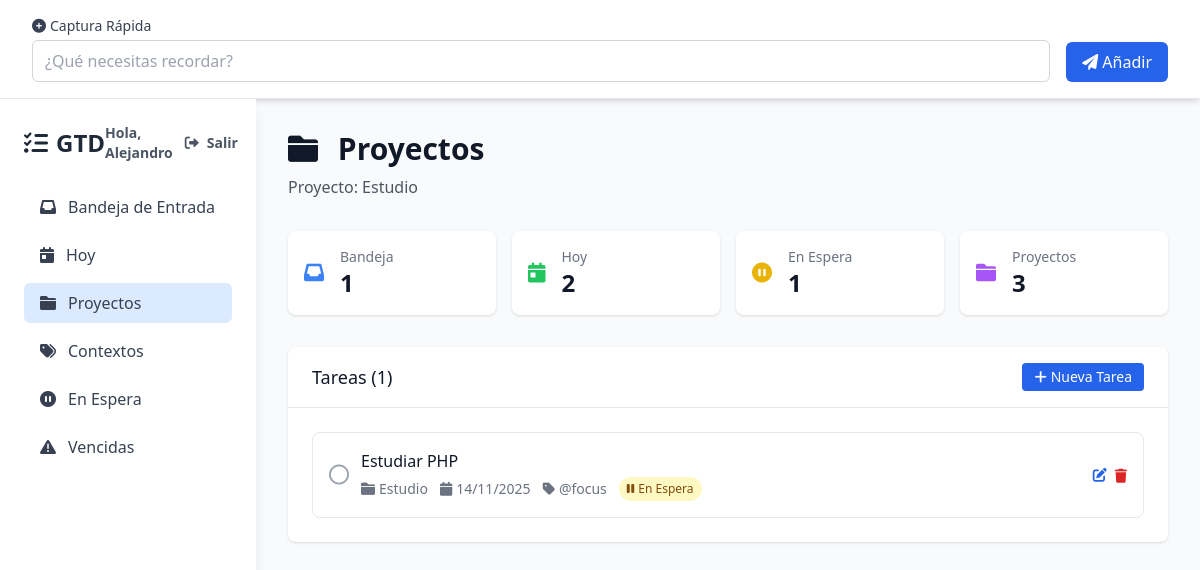
/index.php?vista=proyectos&proyecto_id=3 (signed in), run on the app's committed database.
### tables this page shows
CREATE TABLE IF NOT EXISTS proyectos (
    id INT AUTO_INCREMENT PRIMARY KEY,
    usuario_id INT,  
    nombre VARCHAR(255) NOT NULL,
    descripcion TEXT,
    fecha_creacion TIMESTAMP DEFAULT CURRENT_TIMESTAMP,
    fecha_actualizacion TIMESTAMP DEFAULT CURRENT_TIMESTAMP ON UPDATE CURRENT_TIMESTAMP,
    
     
    INDEX idx_proyectos_usuario (usuario_id),
    CONSTRAINT fk_proyectos_usuario
        FOREIGN KEY (usuario_id) REFERENCES usuarios(id)
        ON DELETE CASCADE  
);

CREATE TABLE IF NOT EXISTS tareas (
    id INT AUTO_INCREMENT PRIMARY KEY,
    usuario_id INT,  
    titulo VARCHAR(255) NOT NULL,
    id_proyecto INT,
    fecha_vencimiento DATE,
    contexto VARCHAR(100),
    descripcion TEXT,
    estado ENUM('pendiente', 'en_espera', 'completada') DEFAULT 'pendiente',
    fecha_creacion TIMESTAMP DEFAULT CURRENT_TIMESTAMP,
    fecha_actualizacion TIMESTAMP DEFAULT CURRENT_TIMESTAMP ON UPDATE CURRENT_TIMESTAMP,
    
     
    INDEX idx_tareas_usuario (usuario_id),
    CONSTRAINT fk_tareas_usuario
        FOREIGN KEY (usuario_id) REFERENCES usuarios(id)
        ON DELETE CASCADE,  
    
    CONSTRAINT fk_tareas_proyecto
        FOREIGN KEY (id_proyecto) REFERENCES proyectos(id)
        ON DELETE SET NULL  
);

### index.php (the view, shortened to what the rows shown need)
<?php
require_once 'db.php';
require_once 'auth.php';
require_once 'includes/header.php';
$vista = isset($_GET['vista']) ? $_GET['vista'] : 'bandeja';
function obtenerTituloVista($vista) {
    $titulos = [
        'bandeja' => 'Bandeja de Entrada',
        'hoy' => 'Tareas de Hoy',
        'vencidas' => 'Tareas Vencidas',
        'proyectos' => 'Proyectos',
        'contextos' => 'Contextos',
        'espera' => 'En Espera'
    ];
    return $titulos[$vista] ?? 'Bandeja de Entrada';
}
$tareas = [];
$proyectos = obtenerProyectos($pdo);
$contextos = obtenerContextos($pdo);
switch ($vista) {
    case 'proyectos':
        if (isset($_GET['proyecto_id'])) {
            $proyectoId = $_GET['proyecto_id'];
            $tareas = obtenerTareas($pdo, 't.id_proyecto = ?', [$proyectoId]);
            $proyectoActual = obtenerProyectoPorId($pdo, $proyectoId);
        }
        break;
}
?>
<div class="mb-8">
    <h2 class="text-3xl font-bold text-gray-900 mb-2">
        <i class="fas fa-<?php echo $vista == 'bandeja' ? 'inbox' :
                          ($vista == 'hoy' ? 'calendar-day' :
                           ($vista == 'proyectos' ? 'folder' :
                            ($vista == 'contextos' ? 'tags' :
                             ($vista == 'vencidas' ? 'triangle-exclamation' : 'pause-circle')))); ?> mr-3"></i>
        <?php echo obtenerTituloVista($vista); ?>
    </h2>
    <?php if ($vista == 'proyectos' && isset($proyectoActual)): ?>
        <p class="text-gray-600">Proyecto: <?php echo htmlspecialchars($proyectoActual['nombre']); ?></p>
    <?php elseif ($vista == 'contextos' && isset($contexto)): ?>
        <p class="text-gray-600">Contexto: <?php echo htmlspecialchars($contexto); ?></p>
    <?php endif; ?>
</div>
<?php
switch ($vista) {
    case 'proyectos':
        if (!isset($_GET['proyecto_id'])) {
            ?>
            <div class="bg-white rounded-lg shadow">
                <div class="px-6 py-4 border-b border-gray-200">
                    <h3 class="text-lg font-medium text-gray-900">Proyectos</h3>
                </div>
                <div class="p-6">
                    <div class="bg-gray-50 border border-gray-200 rounded-lg mb-6">
                        <div class="px-4 py-3 border-b flex items-center justify-between">
                            <h4 class="font-medium text-gray-900">Gestionar Proyectos</h4>
                            <button onclick="toggleCrearProyecto()" class="text-sm bg-blue-600 text-white px-3 py-1 rounded hover:bg-blue-700">
                                <i class="fas fa-plus mr-1"></i>Nuevo Proyecto
                            </button>
                        </div>
                        <div id="formCrearProyecto" class="hidden p-4">
                            <form action="procesar.php" method="POST" class="grid grid-cols-1 md:grid-cols-3 gap-4 items-end">
                                <input type="hidden" name="accion" value="crear_proyecto">
                                <div class="md:col-span-1">
                                    <label class="block text-sm font-medium text-gray-700 mb-1">Nombre</label>
                                    <input type="text" name="nombre" class="w-full px-3 py-2 border border-gray-300 rounded-md focus:outline-none focus:ring-2 focus:ring-blue-500" required>
                                </div>
                                <div class="md:col-span-2">
                                    <label class="block text-sm font-medium text-gray-700 mb-1">Descripción</label>
                                    <input type="text" name="descripcion" class="w-full px-3 py-2 border border-gray-300 rounded-md focus:outline-none focus:ring-2 focus:ring-blue-500">
                                </div>
                                <div class="md:col-span-3 flex justify-end">
                                    <button type="submit" class="bg-blue-600 text-white px-4 py-2 rounded-md hover:bg-blue-700">Crear Proyecto</button>
                                </div>
                            </form>
                        </div>
                        <div class="p-4">
                            <div class="overflow-x-auto">
                                <table class="min-w-full divide-y divide-gray-200">
                                    <thead class="bg-gray-100">
                                        <tr>
                                            <th class="px-4 py-2 text-left text-xs font-medium text-gray-500 uppercase tracking-wider">Nombre</th>
                                            <th class="px-4 py-2 text-left text-xs font-medium text-gray-500 uppercase tracking-wider">Descripción</th>
                                            <th class="px-4 py-2 text-left text-xs font-medium text-gray-500 uppercase tracking-wider">Tareas</th>
                                            <th class="px-4 py-2 text-right text-xs font-medium text-gray-500 uppercase tracking-wider">Acciones</th>
                                        </tr>
                                    </thead>
                                    <tbody class="bg-white divide-y divide-gray-200">
                                        <?php foreach ($proyectos as $proyecto):
                                            $tareasCount = count(obtenerTareas($pdo, 'id_proyecto = ?', [$proyecto['id']]));
                                        ?>
                                        <tr>
                                            <td class="px-4 py-2">
                                                <a class="font-medium text-gray-900 hover:text-blue-600" href="index.php?vista=proyectos&proyecto_id=<?php echo $proyecto['id']; ?>">
                                                    <?php echo htmlspecialchars($proyecto['nombre']); ?>
                                                </a>
                                            </td>
                                            <td class="px-4 py-2 text-gray-600"><?php echo htmlspecialchars($proyecto['descripcion']); ?></td>
                                            <td class="px-4 py-2 text-gray-600"><?php echo $tareasCount; ?></td>
                                            <td class="px-4 py-2 text-right">
                                                <button onclick="abrirModalEditarProyecto(<?php echo $proyecto['id']; ?>, '<?php echo addslashes($proyecto['nombre']); ?>', '<?php echo addslashes($proyecto['descripcion']); ?>')" class="text-blue-600 hover:text-blue-800 text-sm mr-2">
                                                    <i class="fas fa-edit"></i>
                                                </button>
                                                <form action="procesar.php" method="POST" class="inline" onsubmit="return confirm('¿Eliminar este proyecto? Las tareas pasarán a la Bandeja de Entrada.');">
                                                    <input type="hidden" name="accion" value="eliminar_proyecto">
                                                    <input type="hidden" name="id" value="<?php echo $proyecto['id']; ?>">
                                                    <button type="submit" class="text-red-600 hover:text-red-800 text-sm">
                                                        <i class="fas fa-trash"></i>
                                                    </button>
                                                </form>
                                            </td>
                                        </tr>
                                        <?php endforeach; ?>
                                    </tbody>
                                </table>
                            </div>
                        </div>
                    </div>
                    <div class="grid grid-cols-1 md:grid-cols-2 lg:grid-cols-3 gap-4">
                        <?php foreach ($proyectos as $proyecto):
                            $tareasCount = count(obtenerTareas($pdo, 'id_proyecto = ?', [$proyecto['id']]));
                        ?>
                            <div class="border border-gray-200 rounded-lg p-4 hover:shadow-md transition-shadow">
                                <h4 class="font-medium text-gray-900 mb-2">
                                    <a href="index.php?vista=proyectos&proyecto_id=<?php echo $proyecto['id']; ?>"
                                       class="hover:text-blue-600">
                                        <?php echo htmlspecialchars($proyecto['nombre']); ?>
                                    </a>
                                </h4>
                                <p class="text-sm text-gray-600 mb-3"><?php echo htmlspecialchars($proyecto['descripcion']); ?></p>
                                <div class="flex items-center text-sm text-gray-500">
                                    <i class="fas fa-tasks mr-1"></i>
                                    <?php echo $tareasCount; ?> tareas
                                </div>
                            </div>
                        <?php endforeach; ?>
                    </div>
                </div>
            </div>
            <?php
        } else {
            mostrarListaTareas($tareas, $proyectos, $contextos);
        }
        break;
            ?>
            <?php
}
function mostrarListaTareas($tareas, $proyectos, $contextos) {
    ?>
    <div class="bg-white rounded-lg shadow">
        <div class="p-6">
            <?php if (empty($tareas)): ?>
                <div class="text-center py-8">
                    <i class="fas fa-tasks text-gray-300 text-4xl mb-4"></i>
                    <p class="text-gray-500">No hay tareas para mostrar</p>
                </div>
            <?php else: ?>
                <div class="space-y-3">
                    <?php foreach ($tareas as $tarea): ?>
                        <div class="flex items-center justify-between p-4 border border-gray-200 rounded-lg hover:bg-gray-50 <?php echo $tarea['estado'] == 'completada' ? 'bg-green-50 border-green-200' : ''; ?>">
                            <div class="flex items-center flex-1">
                                <form action="procesar.php" method="POST" class="mr-3">
                                    <button type="submit" class="text-gray-400 hover:text-gray-600">
                                        <?php if ($tarea['estado'] == 'completada'): ?>
                                            <i class="fas fa-check-circle text-green-500 text-xl"></i>
                                        <?php else: ?>
                                            <i class="far fa-circle text-xl"></i>
                                        <?php endif; ?>
                                    </button>
                                </form>
                                <div class="flex-1">
                                    <h4 class="font-medium text-gray-900 <?php echo $tarea['estado'] == 'completada' ? 'line-through text-gray-500' : ''; ?>">
                                        <?php echo htmlspecialchars($tarea['titulo']); ?>
                                    </h4>
                                    <div class="flex items-center text-sm text-gray-500 mt-1">
                                        <?php if ($tarea['proyecto_nombre']): ?>
                                            <span class="mr-3">
                                                <i class="fas fa-folder mr-1"></i><?php echo htmlspecialchars($tarea['proyecto_nombre']); ?>
                                            </span>
                                        <?php endif; ?>
                                        <?php if ($tarea['fecha_vencimiento']): ?>
                                            <span class="mr-3">
                                                <i class="fas fa-calendar mr-1"></i><?php echo date('d/m/Y', strtotime($tarea['fecha_vencimiento'])); ?>
                                            </span>
                                        <?php endif; ?>
                                        <?php if ($tarea['contexto']): ?>
                                            <span class="mr-3">
                                                <i class="fas fa-tag mr-1"></i><?php echo htmlspecialchars($tarea['contexto']); ?>
                                            </span>
                                        <?php endif; ?>
                                        <?php if ($tarea['estado'] == 'en_espera'): ?>
                                            <span class="bg-yellow-100 text-yellow-800 px-2 py-1 rounded-full text-xs">
                                                <i class="fas fa-pause mr-1"></i>En Espera
                                            </span>
                                        <?php endif; ?>
                                    </div>
                                </div>
                            </div>
                            <div class="flex items-center gap-2">
                                <button onclick="abrirModalEditarTarea(<?php echo $tarea['id']; ?>, '<?php echo addslashes($tarea['titulo']); ?>', '<?php echo $tarea['id_proyecto']; ?>', '<?php echo $tarea['fecha_vencimiento']; ?>', '<?php echo addslashes($tarea['contexto']); ?>', '<?php echo addslashes($tarea['descripcion'] ?? ''); ?>', '<?php echo $tarea['estado']; ?>')"
                                        class="text-blue-600 hover:text-blue-800 text-sm">
                                    <i class="fas fa-edit"></i>
                                </button>
                                <form action="procesar.php" method="POST" class="inline">
                                    <button type="submit" class="text-red-600 hover:text-red-800 text-sm" onclick="return confirm('¿Estás seguro de eliminar esta tarea?')">
                                        <i class="fas fa-trash"></i>
                                    </button>
                                </form>
                            </div>
                        </div>
                    <?php endforeach; ?>
                </div>
            <?php endif; ?>
        </div>
    </div>
    <?php
}
?>
<?php require_once 'includes/footer.php'; ?>

### data on the page
proyectos: nombre "Estudio"
tareas: estado "en_espera" (drawn), titulo "Estudiar PHP", id_proyecto.nombre "Estudio", fecha_vencimiento "14/11/2025", contexto "@focus"

### other printed values
$nombreUsuario "Alejandro"
obtenerTituloVista($vista) "Proyectos"
count(obtenerTareas($pdo, 'id_proyecto IS NULL')) "1"
count(obtenerTareas($pdo, 'DATE(fecha_vencimiento) = CURDATE()')) "2"
count(obtenerTareas($pdo, "estado = 'en_espera'")) "1"
count($proyectos) "3"
count($tareas) "1"
